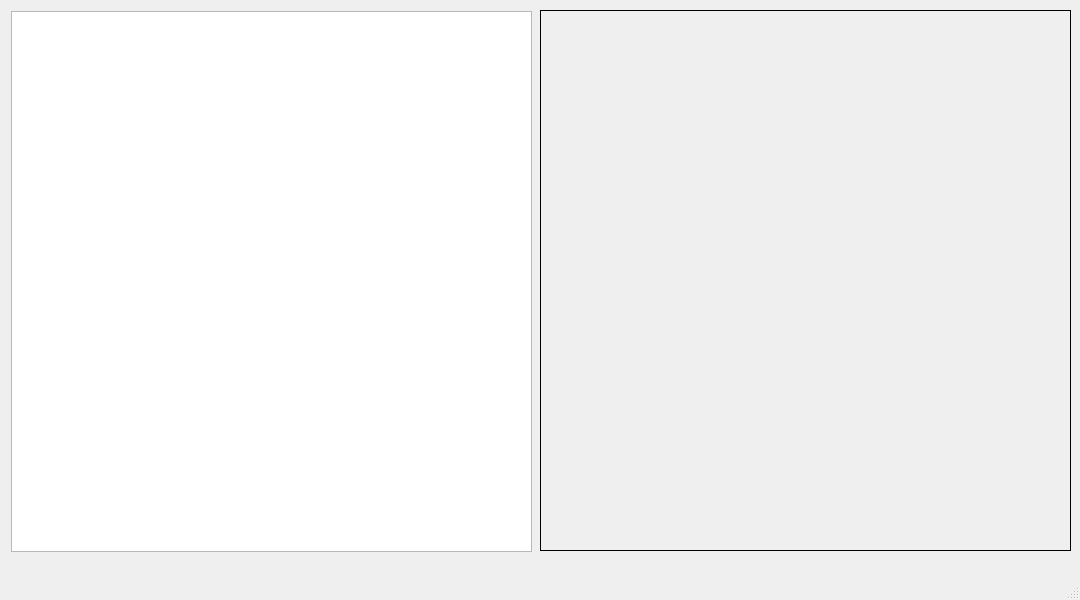
<?xml version="1.0" encoding="UTF-8"?>
<ui version="4.0">
 <class>MainWindow</class>
 <widget class="QMainWindow" name="MainWindow">
  <property name="geometry">
   <rect>
    <x>0</x>
    <y>0</y>
    <width>1080</width>
    <height>600</height>
   </rect>
  </property>
  <property name="windowTitle">
   <string>MainWindow</string>
  </property>
  <widget class="QWidget" name="centralwidget">
   <widget class="QTreeView" name="treeView">
    <property name="geometry">
     <rect>
      <x>11</x>
      <y>11</y>
      <width>521</width>
      <height>541</height>
     </rect>
    </property>
   </widget>
   <widget class="QLabel" name="label">
    <property name="geometry">
     <rect>
      <x>540</x>
      <y>10</y>
      <width>531</width>
      <height>541</height>
     </rect>
    </property>
    <property name="frameShape">
     <enum>QFrame::Box</enum>
    </property>
    <property name="text">
     <string/>
    </property>
   </widget>
  </widget>
  <widget class="QMenuBar" name="menubar">
   <property name="geometry">
    <rect>
     <x>0</x>
     <y>0</y>
     <width>1080</width>
     <height>21</height>
    </rect>
   </property>
  </widget>
  <widget class="QStatusBar" name="statusbar"/>
 </widget>
 <resources/>
 <connections/>
</ui>
